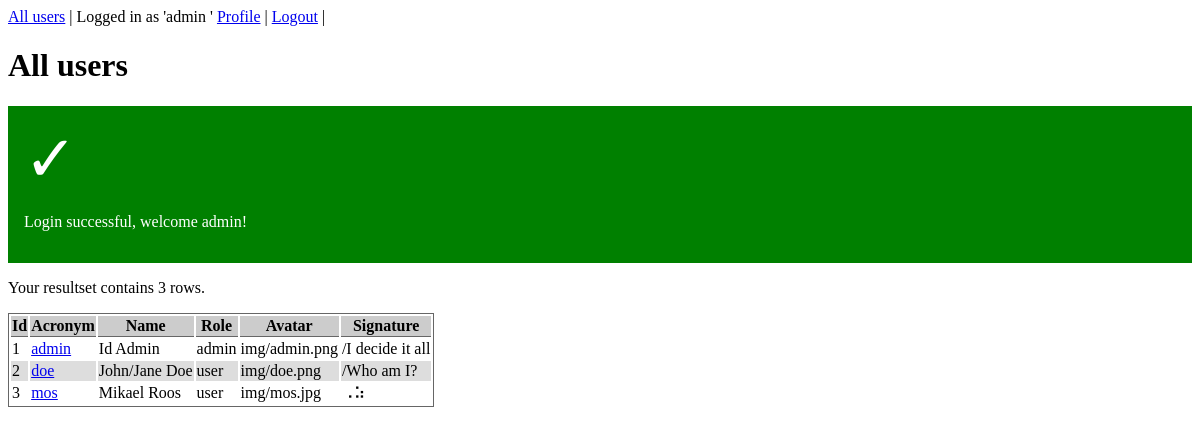
The app's page /users.php (signed in) with its own data.
### tables this page shows
CREATE TABLE user (
    acronym TEXT PRIMARY KEY,
    name TEXT,
    password TEXT,
    role TEXT,
    avatar TEXT,
    signature TEXT
);

### users.php (called while the page is built, shortened)
<?php
require "view/header.php";
$dsn = "sqlite:db/user.sqlite";
$db = connectToDatabase($dsn);
$sql = <<<EOD
SELECT
    rowid,
    acronym,
    name,
    role,
    avatar,
    signature
FROM user
;
EOD;
$stmt = $db->prepare($sql);
$stmt->execute();
$res = $stmt->fetchAll();
require "view/users.php";

### src/functions.php (called while the page is built, shortened)
<?php
function getFlashMessage(): string
{
    $flashMessage = $_SESSION["flash-message"] ?? "";
    return $flashMessage;
}

### view/users.php (the view, shortened to what this page needs)
?><h1>All users</h1>
<?= getFlashMessage() ?>
<p>Your resultset contains <?= count($res) ?> rows.</p>
<table>
    <tr>
        <th>Id</th>
        <th>Acronym</th>
        <th>Name</th>
        <th>Role</th>
        <th>Avatar</th>
        <th>Signature</th>
    </tr>
<?php foreach ($res as $row) :
    $userEncoded = urlencode($row['acronym']);
    $urlToProfile = "profile.php?user=" . htmlentities($userEncoded);
    ?>
    <tr>
        <td><?= htmlentities($row['rowid']) ?></td>
        <td>
            <a href="<?= $urlToProfile ?>"><?= htmlentities($row['acronym']) ?></a>
        </td>
        <td><?= htmlentities($row['name'] ?? "") ?></td>
        <td><?= htmlentities($row['role']) ?></td>
        <td><?= htmlentities($row['avatar'] ?? "") ?></td>
        <td><?= htmlentities($row['signature'] ?? "") ?></td>
    </tr>
<?php endforeach ?>

### css/flash.css (style rules this page uses)
.success { background-color: green; color: #fff; }
.success::before { content: "✓ "; font-size: 4rem; }
.success, .warning { padding: 1em; }

### css/table.css (style rules this page uses)
table { border: 1px solid #666; }
th { border-bottom: 1px solid #666; background-color: #ccc; }
tr:nth-child(odd) { background-color: #ddd; }

### records on screen
user: rowid "1", acronym "admin", name "Id Admin", role "admin", avatar "img/admin.png", signature "/I decide it all"
user: rowid "2", acronym "doe", name "John/Jane Doe", role "user", avatar "img/doe.png", signature "/Who am I?"
user: rowid "3", acronym "mos", name "Mikael Roos", role "user", avatar "img/mos.jpg", signature "⠠⠵"

### other values on screen
$user "admin"
getFlashMessage() "Login successful, welcome admin!"
count($res) "3"
